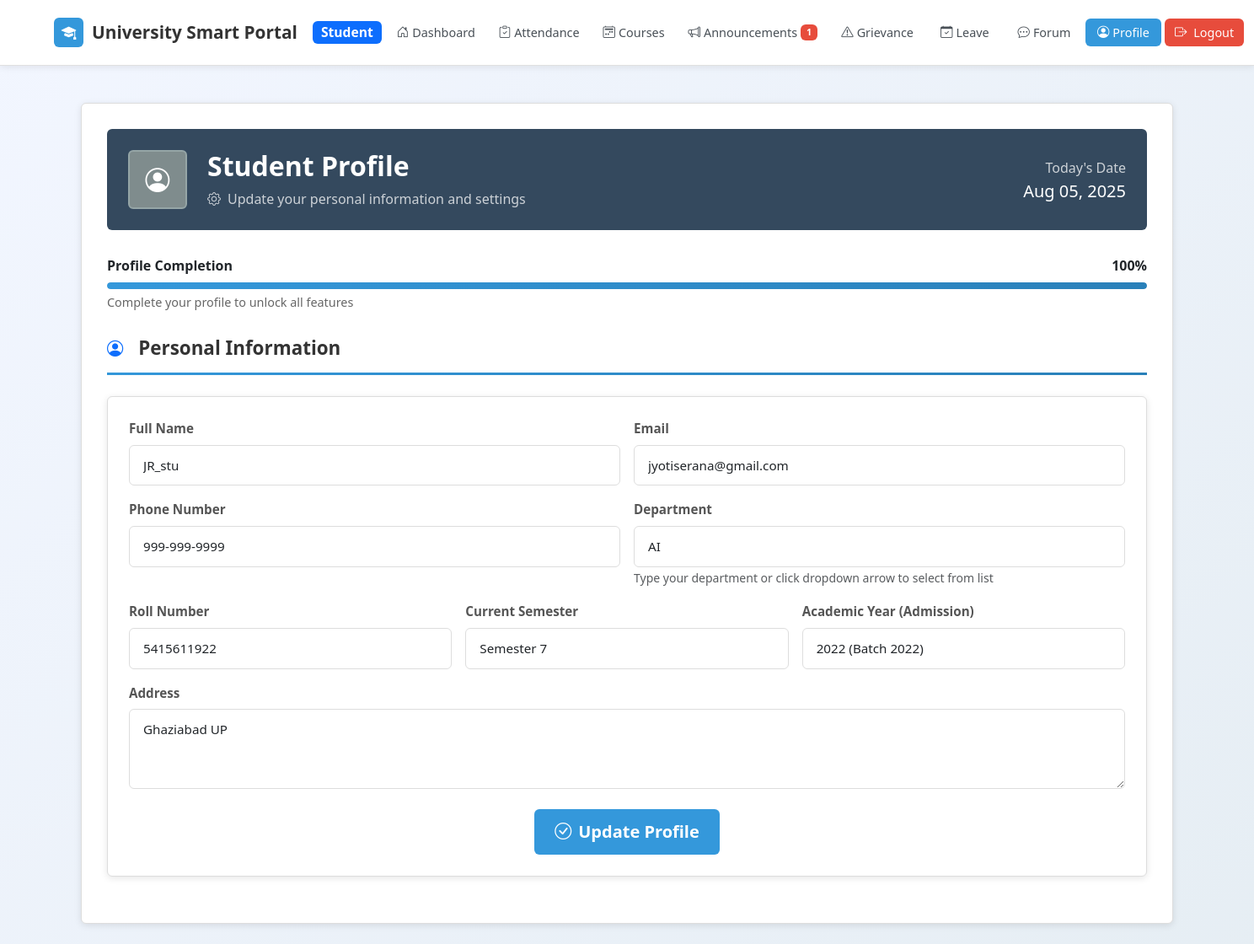
The app's page /student_profile.php (signed in) with its own data.
### tables this page shows
CREATE TABLE `student_profiles` (
  `id` int(11) NOT NULL,
  `user_id` int(11) NOT NULL,
  `roll_number` varchar(50) DEFAULT NULL,
  `semester` varchar(20) DEFAULT NULL,
  `year` varchar(10) DEFAULT NULL,
  `phone` varchar(15) DEFAULT NULL,
  `address` text DEFAULT NULL,
  `updated_at` timestamp NOT NULL DEFAULT current_timestamp() ON UPDATE current_timestamp()
);

CREATE TABLE `users` (
  `id` int(11) NOT NULL,
  `name` varchar(100) DEFAULT NULL,
  `email` varchar(100) DEFAULT NULL,
  `password` varchar(255) DEFAULT NULL,
  `role` enum('student','faculty','hod') DEFAULT NULL,
  `department` varchar(100) DEFAULT NULL,
  `created_at` timestamp NOT NULL DEFAULT current_timestamp()
);

### student_profile.php (the view, shortened to what this page needs)
<?php
include 'config.php';
$user_id = $_SESSION['user_id'];
$stmt = $conn->prepare("SELECT u.name, u.email, u.department,
                              sp.roll_number, sp.semester, sp.year, sp.phone, sp.address
                       FROM users u
                       LEFT JOIN student_profiles sp ON u.id = sp.user_id
                       WHERE u.id = ?");
$stmt->bind_param("i", $user_id);
$stmt->execute();
$result = $stmt->get_result();
$user_data = $result->fetch_assoc();
?>
<!DOCTYPE html>
<html lang="en">
<head>
    <link href="https://cdn.jsdelivr.net/npm/bootstrap@5.3.3/dist/css/bootstrap.min.css" rel="stylesheet">
    <link href="https://cdn.jsdelivr.net/npm/bootstrap-icons@1.11.3/font/bootstrap-icons.css" rel="stylesheet">
</head>
<body>
    <nav class="navbar navbar-expand-lg navbar-light py-3">
        <div class="container-fluid custom-navbar-padding">
            <a class="navbar-brand me-1" href="student_dashboard.php">
                <div class="brand-icon">
                    <i class="bi bi-mortarboard-fill"></i>
                </div>
                University Smart Portal
                <span class="badge bg-primary ms-2">Student</span>
            </a>
            <div class="navbar-nav d-none d-lg-flex flex-fill justify-content-center">
                <a class="nav-link" href="student_dashboard.php">
                    <i class="bi bi-house-door me-1"></i>Dashboard
                </a>
                <a class="nav-link" href="student_attendance.php">
                    <i class="bi bi-clipboard-check me-1"></i>Attendance
                </a>
                <a class="nav-link" href="student_course_planner.php">
                    <i class="bi bi-calendar2-week me-1"></i>Courses
                </a>
                <a class="nav-link" href="student_announcements.php">
                    <i class="bi bi-megaphone me-1"></i>Announcements
                    <?php
                    $user_id = $_SESSION['user_id'];
                    $unread_query = "SELECT COUNT(*) as count FROM announcements a LEFT JOIN user_announcement_views uav ON a.id = uav.announcement_id AND uav.user_id = $user_id WHERE uav.id IS NULL AND a.created_at >= DATE_SUB(NOW(), INTERVAL 30 DAY)";
                    $unread_count = $conn->query($unread_query)->fetch_assoc()['count'];
                    if($unread_count > 0):
                    ?>
                        <span class="badge bg-danger ms-1"><?= $unread_count ?></span>
                    <?php endif; ?>
                </a>
                <a class="nav-link" href="student_grievance.php">
                    <i class="bi bi-exclamation-triangle me-1"></i>Grievance
                </a>
                <a class="nav-link" href="leave_application.php">
                    <i class="bi bi-calendar-check me-1"></i>Leave
                </a>
                <a class="nav-link" href="student_forum.php">
                    <i class="bi bi-chat-dots me-1"></i>Forum
                </a>
                <a class="nav-link active" href="student_profile.php">
                    <i class="bi bi-person-circle me-1"></i>Profile
                </a>
                <a href="logout.php" class="nav-link logout-btn">
                    <i class="bi bi-box-arrow-right me-2"></i>Logout
                </a>
            </div>
        </div>
    </nav>
    <div class="container py-4">
        <div class="profile-card main-container">
            <div class="profile-header">
                <div class="row align-items-center">
                    <div class="col-auto">
                        <div class="user-avatar">
                            <i class="bi bi-person-circle"></i>
                        </div>
                    </div>
                    <div class="col">
                        <h2 class="mb-2 fw-bold">Student Profile</h2>
                        <p class="mb-0 opacity-75">
                            <i class="bi bi-gear me-2"></i>Update your personal information and settings
                        </p>
                    </div>
                    <div class="col-auto d-none d-md-block">
                        <div class="text-end">
                            <p class="mb-1 opacity-75">Today's Date</p>
                            <h5 class="mb-0"><?= date('M d, Y') ?></h5>
                        </div>
                    </div>
                </div>
            </div>
            <div class="progress-container">
                <div class="d-flex justify-content-between align-items-center mb-2">
                    <span class="fw-semibold">Profile Completion</span>
                    <span class="progress-percentage fw-bold">0%</span>
                </div>
                <div class="progress-bar-custom">
                    <div class="progress-fill" style="width: 0%"></div>
                </div>
                <div class="progress-text">Complete your profile to unlock all features</div>
            </div>
            <h4 class="section-title">
                <i class="bi bi-person-circle text-primary me-2"></i>Personal Information
            </h4>
            <div class="card-glass">
                <form method="POST">
                    <div class="row g-3 mb-4">
                        <div class="col-md-6">
                            <label for="name" class="form-label">Full Name</label>
                            <div class="position-relative form-group">
                                <input type="text" class="form-control" id="name" name="name"
                                       value="<?= htmlspecialchars($user_data['name'] ?? '') ?>" required>
                            </div>
                        </div>
                        <div class="col-md-6">
                            <label for="email" class="form-label">Email</label>
                            <input type="email" class="form-control" id="email" name="email"
                                   value="<?= htmlspecialchars($user_data['email'] ?? '') ?>" required readonly>
                        </div>
                        <div class="col-md-6">
                            <label for="phone" class="form-label">Phone Number</label>
                            <div class="position-relative form-group">
                                <input type="tel" class="form-control" id="phone" name="phone"
                                       value="<?= htmlspecialchars($user_data['phone'] ?? '') ?>"
                                       placeholder="Enter your mobile number">
                            </div>
                        </div>
                    <div class="col-md-6">
                        <label for="department" class="form-label">Department</label>
                        <div class="dropdown">
                            <input type="text" class="form-control dropdown-toggle" id="department" name="department"
                                   value="<?= htmlspecialchars($user_data['department'] ?? '') ?>"
                                   placeholder="Type or select your department"
                                   data-bs-toggle="dropdown"
                                   autocomplete="off" required>
                        </div>
                        <small class="text-muted">Type your department or click dropdown arrow to select from list</small>
                    </div>
                        <div class="col-md-4">
                            <label for="roll_number" class="form-label">Roll Number</label>
                            <input type="text" class="form-control" id="roll_number" name="roll_number"
                                   value="<?= htmlspecialchars($user_data['roll_number'] ?? '') ?>"
                                   placeholder="Enter your roll number">
                        </div>
                        <div class="col-md-4">
                            <label for="semester" class="form-label">Current Semester</label>
                            <select class="form-control" id="semester" name="semester">
                                <?php for($i = 1; $i <= 8; $i++): ?>
                                    <option value="<?= $i ?>" <?= ($user_data['semester'] ?? '') == $i ? 'selected' : '' ?>>
                                        Semester <?= $i ?>
                                    </option>
                                <?php endfor; ?>
                            </select>
                        </div>
                        <div class="col-md-4">
                            <label for="year" class="form-label">Academic Year (Admission)</label>
                            <select class="form-control" id="year" name="year">
                                <?php
                                $current_year = date('Y');
                                for($i = $current_year; $i >= $current_year - 6; $i--):
                                ?>
                                    <option value="<?= $i ?>" <?= ($user_data['year'] ?? '') == $i ? 'selected' : '' ?>>
                                        <?= $i ?> (Batch <?= $i ?>)
                                    </option>
                                <?php endfor; ?>
                            </select>
                        </div>
                        <div class="col-12">
                            <label for="address" class="form-label">Address</label>
                            <textarea class="form-control" id="address" name="address" rows="3"
                                      placeholder="Enter your permanent address"><?= htmlspecialchars($user_data['address'] ?? '') ?></textarea>
                        </div>
                    </div>
                    <div class="text-center">
                        <button type="submit" class="btn btn-primary btn-lg">
                            <i class="bi bi-check-circle me-2"></i>Update Profile
                        </button>
                    </div>
                </form>
            </div>
        </div>
    </div>
</body>
</html>

### student_profile.php (style rules this page uses)
body { background: linear-gradient(-45deg, #dfe9f3, #ffffff, #e2ebf0, #f2f6ff); background-size: 400% 400%; animation: gradientShift 15s ease infinite; min-height: 100vh; font-family: 'Segoe UI', Tahoma, Geneva, Verdana, sans-serif; overflow-x: hidden; }
.profile-card { background: white; border-radius: 6px; box-shadow: 0 2px 8px rgba(0,0,0,0.1); border: 1px solid #ddd; padding: 30px; margin-top: 20px; transition: all 0.3s ease; }
.profile-card.main-container { padding: 30px; margin-top: 20px; }
.profile-header { background: #34495e; color: white; border-radius: 6px; padding: 25px; margin-bottom: 30px; }
.card-glass { background: white; border-radius: 6px; box-shadow: 0 2px 8px rgba(0,0,0,0.1); border: 1px solid #ddd; padding: 25px; margin-bottom: 25px; transition: all 0.3s ease; height: 100%; }
.user-avatar { width: 70px; height: 70px; border-radius: 6px; background: #7f8c8d; display: flex; align-items: center; justify-content: center; font-size: 1.8rem; font-weight: bold; color: white; border: 2px solid #95a5a6; }
.section-title { color: #333; font-weight: 700; margin-bottom: 25px; display: flex; align-items: center; gap: 10px; }
.form-control, .form-select { border-radius: 6px; border: 1px solid #ddd; padding: 12px 16px; transition: all 0.3s ease; font-size: 0.95rem; }
.form-label { font-weight: 600; color: #555; margin-bottom: 8px; font-size: 0.95rem; }
.btn-primary { background: #3498db; color: white; border: none; padding: 12px 24px; border-radius: 6px; font-weight: 600; transition: all 0.3s ease; }
.form-label { font-weight: 600; color: #555; margin-bottom: 8px; font-size: 0.95rem; transition: all 0.3s ease; }
.section-title { font-size: 1.4rem; font-weight: 700; color: #333; margin-bottom: 25px; padding-bottom: 15px; border-bottom: 3px solid transparent; background: linear-gradient(white, white) padding-box, linear-gradient(135deg, #3498db, #2980b9) border-box; border-image: linear-gradient(135deg, #3498db, #2980b9) 1; position: relative; display: flex; align-items: center; gap: 10px; }
.section-title i { color: #333; font-size: 1.2rem; }
.progress-container { margin-bottom: 30px; }
.progress-bar-custom { height: 8px; border-radius: 10px; background: #e9ecef; overflow: hidden; }
.progress-fill { height: 100%; background: linear-gradient(135deg, #3498db 0%, #2980b9 100%); border-radius: 10px; transition: width 0.5s ease; }
.progress-text { font-size: 0.9rem; color: #666; margin-top: 5px; }
.navbar { background: white !important; border-bottom: 1px solid #e0e0e0; box-shadow: 0 2px 8px rgba(0,0,0,0.08); }
.custom-navbar-padding { padding-left: 4rem !important; padding-right: 2rem !important; }
.navbar-brand { font-weight: 600; font-size: 1.3rem; color: #333 !important; display: flex; align-items: center; gap: 10px; text-decoration: none; }
.nav-link { color: #495057 !important; font-weight: 500; border-radius: 6px; padding: 6px 12px !important; margin: 0 2px; transition: all 0.2s ease; display: flex; align-items: center; font-size: 0.9rem; min-width: 90px; justify-content: center; }
.nav-link:hover, .nav-link.active { background: #3498db; color: white !important; }
.nav-link .badge { background: #e74c3c !important; color: white !important; }
.brand-icon { background: #3498db; color: white; width: 35px; height: 35px; border-radius: 6px; display: flex; align-items: center; justify-content: center; font-size: 1.1rem; }
.logout-btn { background: #e74c3c !important; color: white !important; border: none; padding: 6px 12px !important; border-radius: 6px !important; font-weight: 500; transition: all 0.2s ease; margin: 0 2px; font-size: 0.9rem; }

### records on screen
student_profiles: name "JR_stu", email "jyotiserana@gmail.com", phone "999-999-9999", department "AI", roll_number "5415611922", semester "Semester 7", year "2022 (Batch 2022)", address "Ghaziabad UP"

### other values on screen
$unread_count "1"
